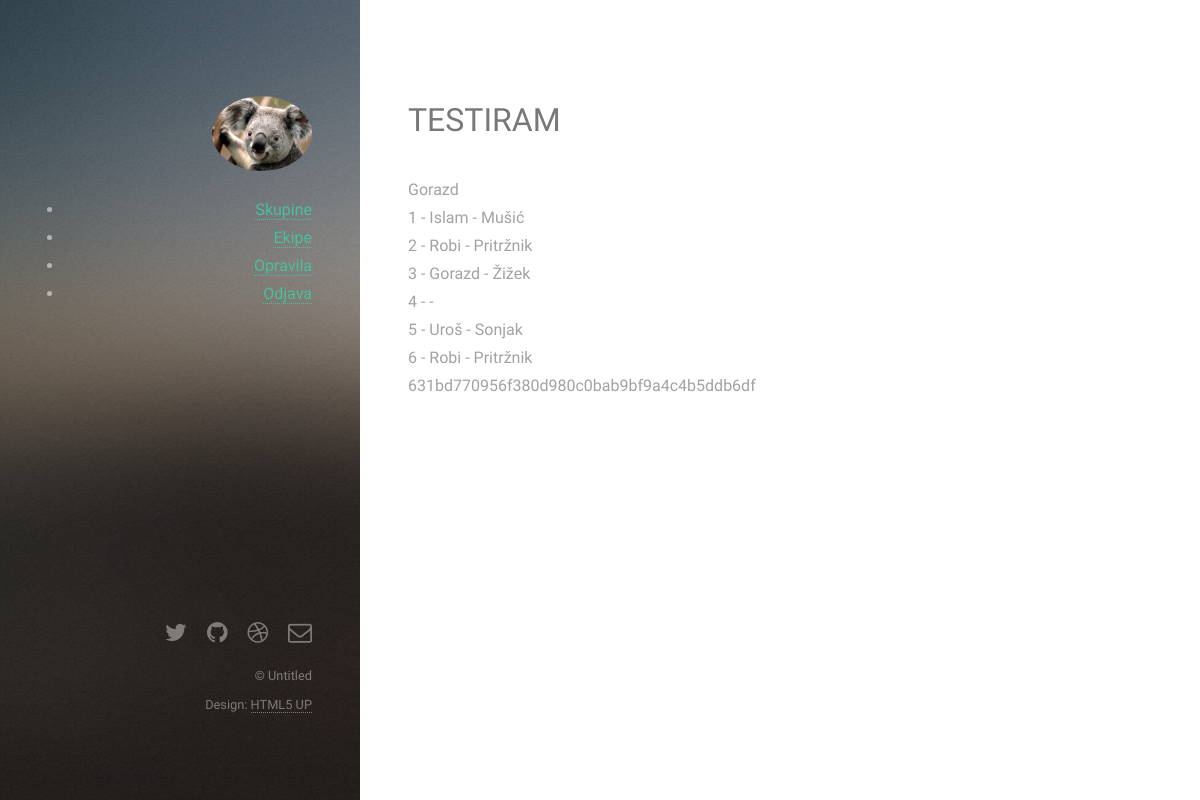
Page / (signed in) on the earlier database version.
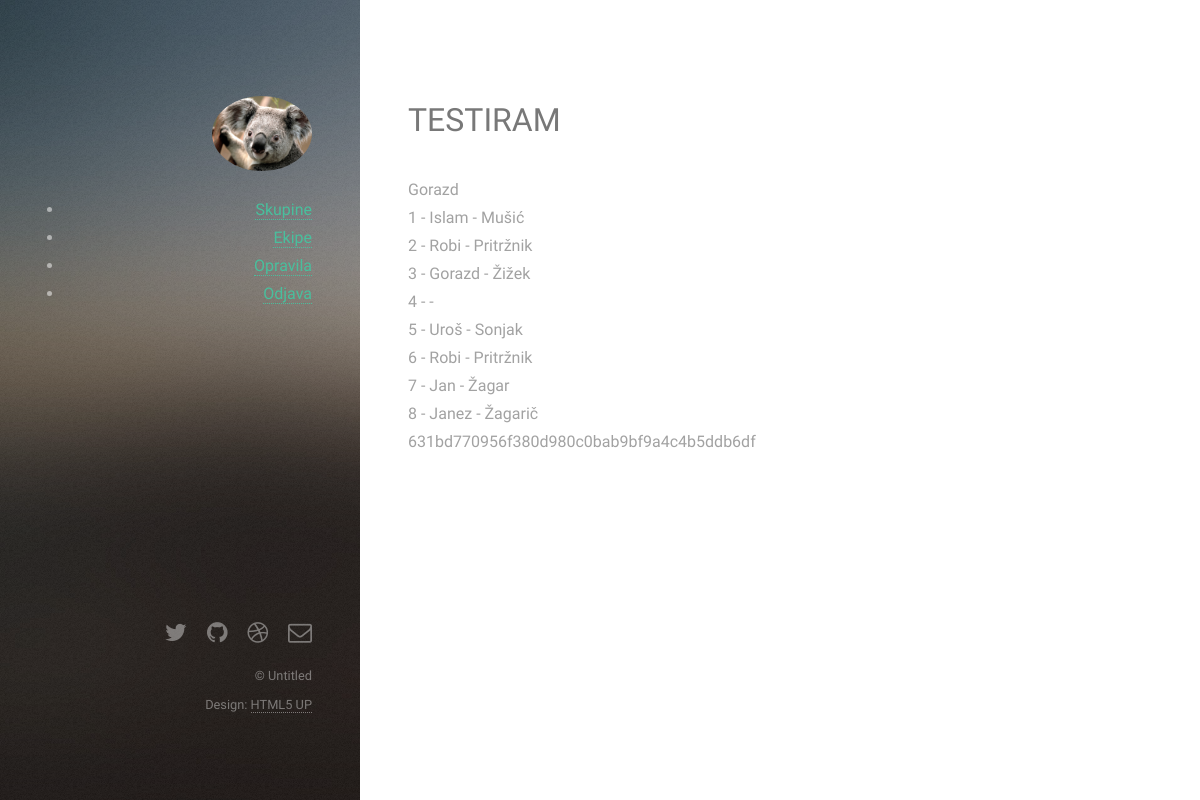
Same page on the later database version.
### tables this page shows
CREATE TABLE `users` (
  `id` int(11) NOT NULL,
  `first_name` varchar(50) DEFAULT NULL,
  `last_name` varchar(100) NOT NULL,
  `email` varchar(100) NOT NULL,
  `pass` varchar(50) NOT NULL,
  `avatar` varchar(200) DEFAULT NULL,
  `admin` int(11) NOT NULL DEFAULT '0'
);

### index.php (the view)
<?php
    include_once './header.php';
    include_once './database.php';
?>
<h1>TESTIRAM</h1>
<?php
    echo $_SESSION['first_name'].'<br />';
    $query = "SELECT * FROM users";
    $result = mysqli_query($link, $query);
    while ($row = mysqli_fetch_array($result)) {
        echo $row['id'].' - '.$row['first_name'].' - '.$row['last_name'];
        echo '<br />';
    }
    $g = 'sakjdbasr23496hsdfg';
    echo sha1($g);
?>
<?php
    include_once './footer.php';
?>

### header.php (shortened to what this page needs)
<!DOCTYPE HTML>
<html>
	<head>
		<link rel="stylesheet" href="assets/css/main.css" />
	</head>
	<body id="top">
			<header id="header">
				<a href="profile.php" class="image avatar">
                                    <?php
                                    if (isset($_SESSION['user_id'])) {
                                        if (!empty($_SESSION['avatar'])) {
                                             echo '<img src="'.$_SESSION['avatar'].'" alt="" />';
                                        }
                                        else {
                                             echo '<img src="uploads/avatars/avatar.jpg" alt="" />';
                                        }
                                    }
                                    else {
                                        echo '<img src="uploads/avatars/avatar.jpg" alt="" />';
                                    }
                                    ?>
                                </a>
                                <ul>
                                    <?php
                                        if (isset($_SESSION['user_id'])) {
                                            echo '<li><a href="groups.php">Skupine</a></li>';
                                            echo '<li><a href="teams.php">Ekipe</a></li>';
                                            echo '<li><a href="tasks.php">Opravila</a></li>';
                                            echo '<li><a href="logout.php">Odjava</a></li>';
                                        }
                                        else {
                                            echo '<li><a href="login.php">Prijava</a></li>';
                                            echo '<li><a href="user_add.php">Registracija</a></li>';
                                        }
                                    ?>
                                </ul>
			</header>
                <div id="main">

### footer.php (shortened to what this page needs)
</div>
<footer id="footer">
				<ul class="icons">
					<li><a href="#" class="icon fa-twitter"><span class="label">Twitter</span></a></li>
					<li><a href="#" class="icon fa-github"><span class="label">Github</span></a></li>
					<li><a href="#" class="icon fa-dribbble"><span class="label">Dribbble</span></a></li>
					<li><a href="#" class="icon fa-envelope-o"><span class="label">Email</span></a></li>
				</ul>
				<ul class="copyright">
					<li>&copy; Untitled</li><li>Design: <a href="http://html5up.net">HTML5 UP</a></li>
				</ul>
			</footer>
	</body>
</html>

Differences in the rows shown:
added users: id "7", first_name "Jan", last_name "Žagar"
added users: id "8", first_name "Janez", last_name "Žagarič"
